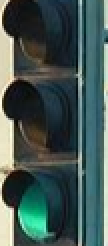
#> input picture DeteksiLampuLaluLintas/dataset_kelompok_1/testing/go/112.jpg, 54 x 123 px, given as the content of the folder dataset_kelompok_1/training/stop, which was not available (shown 2 times larger); the run also reads 1 picture not shown here
$ jupyter execute withProcessing.ipynb   (text cells are left out)
#> lines starting #> are read from the running program, lines starting #| are printed output that depends on the picture; after the words box and inside, x2 and y2 are one past the last pixel; in counts of white or black regions, pixels touching at a corner belong together; pictures that were not available may be replaced by others from this repository, and a replacement may not be noted
[cell 1]
import cv2
import numpy as np
import matplotlib.pyplot as plt
import os
import random
import pandas as pd
import seaborn as sns
from sklearn.model_selection import train_test_split
from sklearn.preprocessing import StandardScaler
from sklearn.neighbors import KNeighborsClassifier
from sklearn.ensemble import RandomForestClassifier
from sklearn.svm import SVC
from sklearn.metrics import confusion_matrix, precision_score, recall_score, f1_score, accuracy_score

[cell 2]
# Data Loading
def importImage(path, label):
    images = []
    file_names = os.listdir(path)
    for file_name in file_names:
        file_path = os.path.join(path, file_name)
        image = cv2.imread(file_path)
        images.append((image, label))
    return images

# Load images
imageRed = importImage("dataset_kelompok_1/training/stop", "stop")
#> in importImage, image is the input picture: shape (123, 54, 3); mean B, G, R 82.7, 86.5, 66.6
#> imageRed = 1 item
imageYellow = importImage("dataset_kelompok_1/training/ready", "ready")
#> call 2 of importImage, with path = 'dataset_kelompok_1/training/ready', label = 'ready'
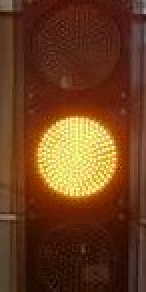
#> input picture DeteksiLampuLaluLintas/dataset_kelompok_1/testing/ready/101.jpeg, 73 x 146 px, found by its file name (shown 2 times larger)
#> in importImage, image is the input picture: shape (146, 73, 3); mean B, G, R 30.3, 61.2, 106.1
#> pass 2 of the loop in importImage, `for file_name in file_names:`:
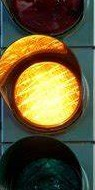
#> input picture DeteksiLampuLaluLintas/dataset_kelompok_1/testing/ready/115.jpeg, 95 x 190 px, found by its file name
#> in importImage, image is the input picture: shape (190, 95, 3); mean B, G, R 51.8, 84.9, 93.9
#> imageYellow = 2 items
imageGreen = importImage("dataset_kelompok_1/training/go", "go")
#> pass 2 of the loop in importImage, `for file_name in file_names:`:
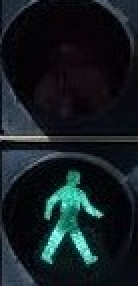
#> input picture DeteksiLampuLaluLintas/dataset_kelompok_1/testing/go/149.jpeg, 69 x 143 px, found by its file name (shown 2 times larger)
#> in importImage, image is the input picture: shape (143, 69, 3); mean B, G, R 34.1, 29.8, 20.9
#> imageGreen = 2 items

# menggabungkan semua images
all_images = imageRed + imageYellow + imageGreen
#> all_images = 5 items

# menampilkan distrribusi data dan sampel images
def displayDataDistributionAndSamples(images):
    labels = [image[1] for image in images]
    unique_labels, counts = np.unique(labels, return_counts=True)

    # distribusi data
    plt.figure(figsize=(10, 5))
    plt.bar(unique_labels, counts, color=['green', 'yellow', 'red'])
    plt.xlabel('Traffic Light Color')
    plt.ylabel('Number of Images')
    plt.title('Data Distribution')
    plt.show()

    # sampel images
    for label in unique_labels:
        sample_images = [image[0] for image in images if image[1] == label][:2]
        plt.figure(figsize=(10, 5))
        for i in range(len(sample_images)):
            plt.subplot(1, 2, i + 1)
            bgr_image = cv2.cvtColor(sample_images[i], cv2.COLOR_BGR2RGB)
            plt.imshow(bgr_image)
            plt.title(label)
        plt.show()

displayDataDistributionAndSamples(all_images)
#> in displayDataDistributionAndSamples, `labels = [image[1] for image in images]`: labels = ['stop', 'ready', 'ready', 'go', 'go']
#> in displayDataDistributionAndSamples, `unique_labels, counts = np.unique(labels, return_counts=True)`: counts = [2, 2, 1]
#> the loop in displayDataDistributionAndSamples, `for label in unique_labels:` made 3 passes

[cell 3]
# Function untuk augmentasi gambar
def augment_image(image):
    height, width = image.shape[:2]
    augmented_images = []

    # Function untuk rotasi dan flip
    def rotate_image(image, angle):
        image_center = tuple(np.array(image.shape[1::-1]) / 2)
        rot_mat = cv2.getRotationMatrix2D(image_center, angle, 1.0)
        abs_cos = abs(rot_mat[0,0])
        abs_sin = abs(rot_mat[0,1])

        bound_w = int(height * abs_sin + width * abs_cos)
        bound_h = int(height * abs_cos + width * abs_sin)

        rot_mat[0, 2] += bound_w / 2 - image_center[0]
        rot_mat[1, 2] += bound_h / 2 - image_center[1]

        rotated_img = cv2.warpAffine(image, rot_mat, (bound_w, bound_h), borderMode=cv2.BORDER_REPLICATE)

        crop_x = (bound_w - width) // 2
        crop_y = (bound_h - height) // 2
        cropped_img = rotated_img[crop_y:crop_y + height, crop_x:crop_x + width]

        return cropped_img

    # Flipping function
    def flip_image(image, flip_code):
        return cv2.flip(image, flip_code)

    # melakukan augmentasi dan menambahkan ke list
    rotated1 = rotate_image(image, 30)
    augmented_images.append(rotated1)

    rotated2 = rotate_image(image, -30)
    augmented_images.append(rotated2)

    flipped_h = flip_image(image, 1)
    augmented_images.append(flipped_h)

    flipped_v = flip_image(image, 0)
    augmented_images.append(flipped_v)

    rotated_flipped1 = flip_image(rotated1, 1)
    augmented_images.append(rotated_flipped1)

    rotated_flipped2 = flip_image(rotated2, 1)
    augmented_images.append(rotated_flipped2)

    return augmented_images

# Augmentasi data
augmented_images = []
for image, label in all_images:
    augmented_images.extend([(aug_image, label) for aug_image in augment_image(image)])
#> this loop made 5 passes
#> label on passes 1 to 5: 'stop', 'ready', 'ready', 'go', 'go'
#> pass 1, in rotate_image (call 2), `rotated_img = cv2.warpAffine(image, rot_mat, (bound_w, bound_h), borde..`:
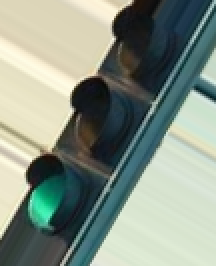
#> rotated_img: shape (133, 108, 3) (shown 2 times larger); mean B, G, R 135.2, 147.7, 135.6
#> after the loop, augmented_images = 30 items

all_images_augmented = all_images + augmented_images
#> all_images_augmented = 35 items

# menampilkan sampel augmentasi images
def displayAugmentedSamples(images):
    unique_labels = np.unique([label for _, label in images])

    for label in unique_labels:
        sample_images = [image for image, lbl in images if lbl == label][:6]
        augmented_sample_images = [image for image, lbl in augmented_images if lbl == label][:6]

        plt.figure(figsize=(15, 5))
        plt.subplot(1, 7, 1)
        plt.imshow(cv2.cvtColor(sample_images[0], cv2.COLOR_BGR2RGB))
        plt.title(f'Original {label}')
        plt.axis('off')

        for i, aug_img in enumerate(augmented_sample_images):
            plt.subplot(1, 7, i+2)
            plt.imshow(cv2.cvtColor(aug_img, cv2.COLOR_BGR2RGB))
            plt.title(f'Aug {label} {i+1}')
            plt.axis('off')

        plt.tight_layout()
        plt.show()

displayAugmentedSamples(all_images_augmented)
#> the loop in displayAugmentedSamples, `for label in unique_labels:` made 3 passes
#> pass 1, in displayAugmentedSamples, `plt.show()`:
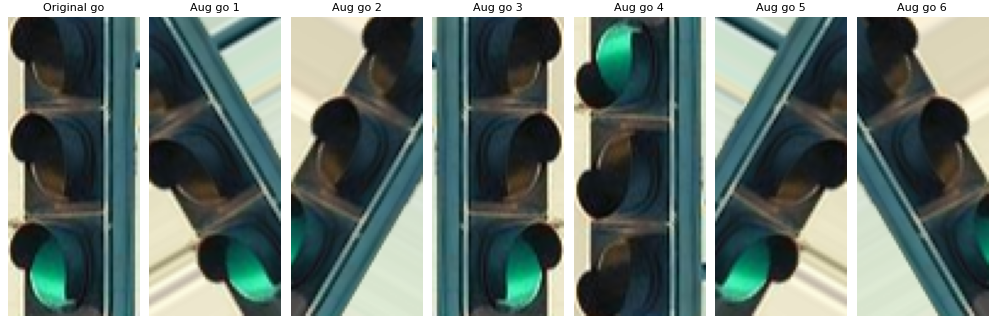
#> figure drawn by matplotlib, 7 panels
#> after the loop in displayAugmentedSamples, `for label in unique_labels:`:
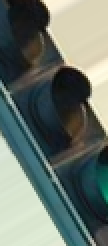
#> aug_img: shape (123, 54, 3) (shown 2 times larger); mean B, G, R 106.2, 113.7, 102.5

[cell 4]
# Image Processing: Resize
def resize(images):
    images_resize = []
    for image, label in images:
        image_resize = cv2.resize(image, (100, 200))
        images_resize.append((image_resize, label))
    return images_resize

images_resize = resize(all_images_augmented)
#> the loop in resize, `for image, label in images:` made 35 passes
#> pass 1, in resize, `image_resize = cv2.resize(image, (100, 200))`:
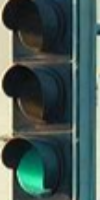
#> image_resize: shape (200, 100, 3); mean B, G, R 82.5, 86.3, 66.4
#> images_resize = 35 items

[cell 5]
# Image Processing: Noise Removal
def noiseRemove(images):
    images_noise = []
    for image, label in images:
        image_noise = cv2.GaussianBlur(image, (5, 5), 0)
        images_noise.append((image_noise, label))
    return images_noise

images_noise = noiseRemove(images_resize)
#> the loop in noiseRemove, `for image, label in images:` made 35 passes
#> images_noise = 35 items

[cell 6]
# Image Processing: Contrast Enhancement
def contrast(images):
    images_contrast = []
    for image, label in images:
        image_lab = cv2.cvtColor(image, cv2.COLOR_BGR2LAB)
        lab_planes = cv2.split(image_lab)
        clahe = cv2.createCLAHE(clipLimit=2.0, tileGridSize=(8, 8))
        lab_planes = list(lab_planes)
        lab_planes[0] = clahe.apply(lab_planes[0])
        lab_planes = tuple(lab_planes)
        image_lab = cv2.merge(lab_planes)
        image_contrast = cv2.cvtColor(image_lab, cv2.COLOR_LAB2BGR)
        images_contrast.append((image_contrast, label))
    return images_contrast

images_contrast = contrast(images_noise)
#> the loop in contrast, `for image, label in images:` made 35 passes
#> after the loop in contrast, `for image, label in images:`: image_lab: shape (200, 100, 3); mean of channels 0, 1, 2 42.6, 126.1, 124.5
#> images_contrast = 35 items

[cell 7]
# Image Processing: Saturation
def saturation(images):
    images_saturation = []
    for image, label in images:
        image_hsv = cv2.cvtColor(image, cv2.COLOR_BGR2HSV)
        h, s, v = cv2.split(image_hsv)
        saturation_factor = 1.5
        s = np.clip(s.astype(np.float32) * saturation_factor, 0, 255)
        s = np.clip(s, 0, 255).astype(np.uint8)
        image_hsv = cv2.merge([h, s, v])
        image_saturated = cv2.cvtColor(image_hsv, cv2.COLOR_HSV2BGR)
        images_saturation.append((image_saturated, label))
    return images_saturation

images_saturation = saturation(images_contrast)
#> the loop in saturation, `for image, label in images:` made 35 passes
#> pass 1, in saturation, `h, s, v = cv2.split(image_hsv)`:
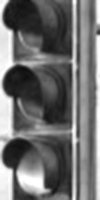
#> v: shape (200, 100); min 13, max 255, mean 110.1
#> after the loop in saturation, `for image, label in images:`: image_hsv: shape (200, 100, 3); mean H, S, V 112.5, 124.9, 49.5
#> images_saturation = 35 items

[cell 8]
# Image Processing: Intensity Normalization
def normalizeIntensity(images):
    images_normalized = []
    for image, label in images:
        image_lab = cv2.cvtColor(image, cv2.COLOR_BGR2LAB)
        l_channel, a_channel, b_channel = cv2.split(image_lab)
        l_channel = cv2.normalize(l_channel, None, alpha=0, beta=255, norm_type=cv2.NORM_MINMAX)
        image_lab = cv2.merge([l_channel, a_channel, b_channel])
        image_normalized = cv2.cvtColor(image_lab, cv2.COLOR_LAB2BGR)
        images_normalized.append((image_normalized, label))
    return images_normalized

images_intensity_normalized = normalizeIntensity(images_saturation)
#> the loop in normalizeIntensity, `for image, label in images:` made 35 passes
#> pass 1, in normalizeIntensity, `l_channel, a_channel, b_channel = cv2.split(image_lab)`:
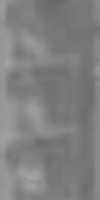
#> b_channel: shape (200, 100); min 105, max 164, mean 127.9
#> after the loop in normalizeIntensity, `for image, label in images:`: image_lab: shape (200, 100, 3); mean of channels 0, 1, 2 41.3, 125.6, 123.1
#> images_intensity_normalized = 35 items

[cell 9]
# Image Processing: Color Segmentation
def segmentation(images):
    images_segment = []
    for image, label in images:
        image_hsv = cv2.cvtColor(image, cv2.COLOR_BGR2HSV)
        lower_red = np.array([0, 100, 20])
        upper_red = np.array([179, 255, 255])
        mask_red = cv2.inRange(image_hsv, lower_red, upper_red)
        lower_green = np.array([50, 100, 100])
        upper_green = np.array([70, 255, 255])
        mask_green = cv2.inRange(image_hsv, lower_green, upper_green)
        lower_yellow = np.array([20, 100, 100])
        upper_yellow = np.array([30, 255, 255])
        mask_yellow = cv2.inRange(image_hsv, lower_yellow, upper_yellow)
        mask = mask_red + mask_green + mask_yellow
        image_segment = cv2.bitwise_and(image, image, mask=mask)
        images_segment.append((image_segment, label))
    return images_segment

images_segment = segmentation(images_intensity_normalized)
#> the loop in segmentation, `for image, label in images:` made 35 passes
#> pass 1, in segmentation, `mask_red = cv2.inRange(image_hsv, lower_red, upper_red)`:
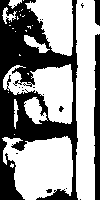
#> mask_red: shape (200, 100); 59% white; 16 black regions (13 under 20 px), largest, box (x1, y1, x2, y2) and area: (0, 0, 78, 200) 7153, (94, 34, 100, 200) 859, (94, 0, 100, 26) 124
#> pass 1, in segmentation, `mask_yellow = cv2.inRange(image_hsv, lower_yellow, upper_yellow)`:
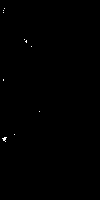
#> mask_yellow: shape (200, 100); 0.13% white in thin lines or dots, all inside (x1, y1, x2, y2) = (2, 8, 40, 142)
#> after the loop in segmentation, `for image, label in images:`: image_hsv: shape (200, 100, 3); mean H, S, V 112.4, 131.2, 51.2
#> images_segment = 35 items

[cell 10]
# function ektraksi fitur
def extractFeatures(images):
    labels = {"stop": 0, "ready": 1, "go": 2}
    features = []
    target_labels = []

    for image, label in images:
        # Menghitung rata-rata warna
        avg_color = np.mean(image, axis=(0, 1))

        # Menghitung histogram warna
        hist_b = cv2.calcHist([image], [0], None, [256], [0, 256]).flatten()
        hist_g = cv2.calcHist([image], [1], None, [256], [0, 256]).flatten()
        hist_r = cv2.calcHist([image], [2], None, [256], [0, 256]).flatten()
        color_hist = np.concatenate((hist_b, hist_g, hist_r))

        # Menggabungkan rata-rata warna dan histogram warna
        feature_vector = np.concatenate((avg_color, color_hist))

        features.append(feature_vector)
        target_labels.append(labels[label])

    return np.array(features), np.array(target_labels)

# Menggunakan fungsi ekstraksi fitur yang diperbarui
features, target_labels = extractFeatures(images_segment)
#> the loop in extractFeatures, `for image, label in images:` made 35 passes
#> (label, avg_color) on passes 1 to 12: ('stop', [46.3, 45.54, 19.03]), ('ready', [11.61, 47.97, 109.8]), ('ready', [33.16, 77.22, 90.98]), ('go', [46.3, 45.54, 19.03]), ('go', [22.24, 21.35, 9.83]), ('stop', [37.15, 36.97, 14.96]), ('stop', [30.09, 27.73, 13.58]), ('stop', [44.53, 43.71, 17.08]), ('stop', [47.28, 46.55, 20]), ('stop', [37.42, 37.14, 15.09]), ('stop', [29.74, 27.4, 13.15]), ('ready', [15.61, 53.75, 113.9])
#> after the loop in extractFeatures, `for image, label in images:`: target_labels = 35 values, max 2 at index 3, min 0 at index 0, mean 1.2

[cell 11]
# Splitting Data
def splitData(features, target_labels):
    X_train, X_test, y_train, y_test = train_test_split(features, target_labels, test_size=0.1, random_state=42)
    return X_train, X_test, y_train, y_test

X_train, X_test, y_train, y_test = splitData(features, target_labels)
#> in splitData, `X_train, X_test, y_train, y_test = train_test_split(features, target_l..`: y_train = 31 values, max 2 at index 1, min 0 at index 4, mean 1.16; y_test = [2, 1, 2, 1]
#> y_test = [2, 1, 2, 1]

[cell 12]
# Normalization
def normalizeData(X_train, X_test):
    scaler = StandardScaler()
    X_train = scaler.fit_transform(X_train)
    X_test = scaler.transform(X_test)
    return X_train, X_test, scaler

X_train, X_test, scaler = normalizeData(X_train, X_test)
#> pass 2 of the loop in randi, `for i in range(50):`:

[cell 13]
# K-Nearest Neighbors Model
def trainKNN(X_train, y_train):
    model_knn = KNeighborsClassifier(n_neighbors=3)
    model_knn.fit(X_train, y_train)
    return model_knn

[cell 14]
# Random Forest Model
def trainRandomForest(X_train, y_train):
    model_rf = RandomForestClassifier(n_estimators=100, random_state=42)
    model_rf.fit(X_train, y_train)
    return model_rf

[cell 15]
# Support Vector Machine Model
def trainSVM(X_train, y_train):
    model_svm = SVC(kernel='linear', random_state=42)
    model_svm.fit(X_train, y_train)
    return model_svm

[cell 16]
# Train all models
model_knn = trainKNN(X_train, y_train)
model_rf = trainRandomForest(X_train, y_train)
model_svm = trainSVM(X_train, y_train)

[cell 17]
# Full Image Processing
def Processing(images):
    images_resize = resize(images)
    images_noise = noiseRemove(images_resize)
    images_contrast = contrast(images_noise)
#> the loop in contrast (call 2), `for image, label in images:` made 50 passes
#> pass 1, in contrast (call 2), `image_contrast = cv2.cvtColor(image_lab, cv2.COLOR_LAB2BGR)`:
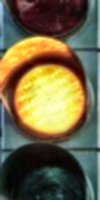
#> image_contrast: shape (200, 100, 3); mean B, G, R 68.6, 101.5, 110.2
    images_saturation = saturation(images_contrast)
    images_normalized = normalizeIntensity(images_saturation)
    images_segment = segmentation(images_normalized)
    return images_segment

[cell 18]
# function prediksi warna
def prediction(images, model, scaler):
    predictions = []
    for image in images:
        # Ekstraksi fitur
        avg_color = np.mean(image, axis=(0, 1))
        hist_b = cv2.calcHist([image], [0], None, [256], [0, 256]).flatten()
        hist_g = cv2.calcHist([image], [1], None, [256], [0, 256]).flatten()
        hist_r = cv2.calcHist([image], [2], None, [256], [0, 256]).flatten()
        color_hist = np.concatenate((hist_b, hist_g, hist_r))

        # Gabungkan fitur-fitur
        feature_vector = np.concatenate((avg_color, color_hist))

        # Normalisasi fitur
        scaled_features = scaler.transform([feature_vector])

        # Prediksi dengan model
        predicted_label = model.predict(scaled_features)

        # Konversi label menjadi nama warna di wakilkan stp = merah, ready = kuninng, go = hijau
        if predicted_label[0] == 0:
            predictions.append("stop")
        elif predicted_label[0] == 1:
            predictions.append("ready")
        elif predicted_label[0] == 2:
            predictions.append("go")
        else:
            predictions.append("unknown")

    return predictions

[cell 19]
# Random Image Selection for Validation
def randi():
    folder = ["stop", "ready", "go"]
    real_color = []
    random_images = []
    for i in range(50):  #
        folder_rand = random.choice(folder)
        real_color.append(folder_rand)
        path = f"dataset_kelompok_1/testing/{folder_rand}/"
        random_image = random.choice(os.listdir(path))
        random_image_path = os.path.join(path, random_image)
        random_image = cv2.imread(random_image_path)
        random_images.append((random_image, folder_rand))
    return random_images, real_color

random_images, real_color = randi()
random_images_processed = Processing(random_images)

[cell 20]
predicted_color_knn = prediction([img for img, _ in random_images_processed], model_knn, scaler)
predicted_color_rf = prediction([img for img, _ in random_images_processed], model_rf, scaler)
predicted_color_svm = prediction([img for img, _ in random_images_processed], model_svm, scaler)

#buat DataFrame hasil prediksi
df_predictions = pd.DataFrame({
    "Real Color": real_color,
    "KNN Predicted Color": predicted_color_knn,
    "RF Predicted Color": predicted_color_rf,
    "SVM Predicted Color": predicted_color_svm
})
print("Predictions DataFrame:")
df_predictions

[cell 21]
# Function evaluasi
def evaluateModel(real_color, predicted_color):
    accuracy = accuracy_score(real_color, predicted_color)
    precision = precision_score(real_color, predicted_color, average='weighted')
    recall = recall_score(real_color, predicted_color, average='weighted')
    f1 = f1_score(real_color, predicted_color, average='weighted')
    cm = confusion_matrix(real_color, predicted_color, labels=["stop", "ready", "go"])

    return accuracy, precision, recall, f1, cm

# evaluasi setiap model
accuracy_knn, precision_knn, recall_knn, f1_knn, cm_knn = evaluateModel(real_color, predicted_color_knn)
accuracy_rf, precision_rf, recall_rf, f1_rf, cm_rf = evaluateModel(real_color, predicted_color_rf)
accuracy_svm, precision_svm, recall_svm, f1_svm, cm_svm = evaluateModel(real_color, predicted_color_svm)

# buat DataFrame untuk evaluasi matriks
df_metrics = pd.DataFrame({
    "Model": ["KNN", "Random Forest", "SVM"],
    "Accuracy": [accuracy_knn, accuracy_rf, accuracy_svm],
    "Precision": [precision_knn, precision_rf, precision_svm],
    "Recall": [recall_knn, recall_rf, recall_svm],
    "F1 Score": [f1_knn, f1_rf, f1_svm]
})
print("Evaluation Metrics DataFrame:")
df_metrics

[cell 22]
# Plot confusion matrices side-by-side
def plotConfusionMatrices(cm_knn, cm_rf, cm_svm, title1, title2, title3):
    fig, axes = plt.subplots(1, 3, figsize=(18, 6))

    sns.heatmap(cm_knn, annot=True, fmt='d', cmap='Blues', xticklabels=["stop", "ready", "go"], yticklabels=["stop", "ready", "go"], ax=axes[0])
    axes[0].set_title(title1)
    axes[0].set_xlabel('PREDICTION')
    axes[0].set_ylabel('TRUE')

    sns.heatmap(cm_rf, annot=True, fmt='d', cmap='Blues', xticklabels=["stop", "ready", "go"], yticklabels=["stop", "ready", "go"], ax=axes[1])
    axes[1].set_title(title2)
    axes[1].set_xlabel('PREDICTION')
    axes[1].set_ylabel('TRUE')

    sns.heatmap(cm_svm, annot=True, fmt='d', cmap='Blues', xticklabels=["stop", "ready", "go"], yticklabels=["stop", "ready", "go"], ax=axes[2])
    axes[2].set_title(title3)
    axes[2].set_xlabel('PREDICTION')
    axes[2].set_ylabel('TRUE')

    plt.tight_layout()
    plt.show()

plotConfusionMatrices(cm_knn, cm_rf, cm_svm, "KNN", "Random Forest", "SVM")
